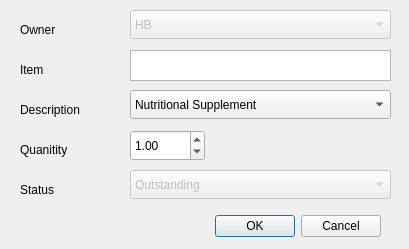
<?xml version="1.0" encoding="UTF-8"?>
<ui version="4.0">
 <class>edit_order_window</class>
 <widget class="QDialog" name="edit_order_window">
  <property name="geometry">
   <rect>
    <x>0</x>
    <y>0</y>
    <width>409</width>
    <height>249</height>
   </rect>
  </property>
  <property name="sizePolicy">
   <sizepolicy hsizetype="Fixed" vsizetype="Fixed">
    <horstretch>0</horstretch>
    <verstretch>0</verstretch>
   </sizepolicy>
  </property>
  <property name="minimumSize">
   <size>
    <width>409</width>
    <height>249</height>
   </size>
  </property>
  <property name="maximumSize">
   <size>
    <width>409</width>
    <height>249</height>
   </size>
  </property>
  <property name="windowTitle">
   <string>Order Tracker - Edit Order</string>
  </property>
  <widget class="QDialogButtonBox" name="buttonBox">
   <property name="geometry">
    <rect>
     <x>40</x>
     <y>210</y>
     <width>341</width>
     <height>32</height>
    </rect>
   </property>
   <property name="orientation">
    <enum>Qt::Horizontal</enum>
   </property>
   <property name="standardButtons">
    <set>QDialogButtonBox::Cancel|QDialogButtonBox::Ok</set>
   </property>
  </widget>
  <widget class="QLabel" name="label_7">
   <property name="geometry">
    <rect>
     <x>20</x>
     <y>180</y>
     <width>101</width>
     <height>20</height>
    </rect>
   </property>
   <property name="text">
    <string>Status</string>
   </property>
  </widget>
  <widget class="QLabel" name="label_6">
   <property name="geometry">
    <rect>
     <x>20</x>
     <y>140</y>
     <width>101</width>
     <height>20</height>
    </rect>
   </property>
   <property name="text">
    <string>Quanitity</string>
   </property>
  </widget>
  <widget class="QLabel" name="label_4">
   <property name="geometry">
    <rect>
     <x>20</x>
     <y>60</y>
     <width>101</width>
     <height>20</height>
    </rect>
   </property>
   <property name="text">
    <string>Item</string>
   </property>
  </widget>
  <widget class="QLabel" name="label_3">
   <property name="geometry">
    <rect>
     <x>20</x>
     <y>20</y>
     <width>101</width>
     <height>20</height>
    </rect>
   </property>
   <property name="text">
    <string>Owner</string>
   </property>
  </widget>
  <widget class="QLabel" name="label_5">
   <property name="geometry">
    <rect>
     <x>20</x>
     <y>100</y>
     <width>101</width>
     <height>20</height>
    </rect>
   </property>
   <property name="text">
    <string>Description</string>
   </property>
  </widget>
  <widget class="QTextEdit" name="item_edit">
   <property name="geometry">
    <rect>
     <x>130</x>
     <y>50</y>
     <width>261</width>
     <height>31</height>
    </rect>
   </property>
  </widget>
  <widget class="QDoubleSpinBox" name="quantity_spin_box">
   <property name="geometry">
    <rect>
     <x>130</x>
     <y>130</y>
     <width>75</width>
     <height>31</height>
    </rect>
   </property>
   <property name="minimum">
    <double>0.100000000000000</double>
   </property>
   <property name="maximum">
    <double>99999.000000000000000</double>
   </property>
   <property name="value">
    <double>1.000000000000000</double>
   </property>
  </widget>
  <widget class="QComboBox" name="owner_combo_box">
   <property name="enabled">
    <bool>false</bool>
   </property>
   <property name="geometry">
    <rect>
     <x>130</x>
     <y>10</y>
     <width>261</width>
     <height>29</height>
    </rect>
   </property>
   <item>
    <property name="text">
     <string>HB</string>
    </property>
   </item>
   <item>
    <property name="text">
     <string>GB</string>
    </property>
   </item>
   <item>
    <property name="text">
     <string>MB</string>
    </property>
   </item>
   <item>
    <property name="text">
     <string>AD</string>
    </property>
   </item>
   <item>
    <property name="text">
     <string>CE</string>
    </property>
   </item>
   <item>
    <property name="text">
     <string>AH</string>
    </property>
   </item>
   <item>
    <property name="text">
     <string>LH</string>
    </property>
   </item>
   <item>
    <property name="text">
     <string>NH</string>
    </property>
   </item>
   <item>
    <property name="text">
     <string>CL</string>
    </property>
   </item>
   <item>
    <property name="text">
     <string>DL</string>
    </property>
   </item>
   <item>
    <property name="text">
     <string>LL</string>
    </property>
   </item>
   <item>
    <property name="text">
     <string>CP</string>
    </property>
   </item>
   <item>
    <property name="text">
     <string>SP</string>
    </property>
   </item>
   <item>
    <property name="text">
     <string>PSS</string>
    </property>
   </item>
   <item>
    <property name="text">
     <string>All Residents</string>
    </property>
   </item>
   <item>
    <property name="text">
     <string>Other</string>
    </property>
   </item>
  </widget>
  <widget class="QComboBox" name="status_combo_box">
   <property name="enabled">
    <bool>false</bool>
   </property>
   <property name="geometry">
    <rect>
     <x>130</x>
     <y>170</y>
     <width>261</width>
     <height>29</height>
    </rect>
   </property>
   <item>
    <property name="text">
     <string>Outstanding</string>
    </property>
   </item>
   <item>
    <property name="text">
     <string>Complete</string>
    </property>
   </item>
  </widget>
  <widget class="QComboBox" name="description_combo_box">
   <property name="geometry">
    <rect>
     <x>130</x>
     <y>90</y>
     <width>261</width>
     <height>29</height>
    </rect>
   </property>
   <item>
    <property name="text">
     <string>Nutritional Supplement</string>
    </property>
   </item>
   <item>
    <property name="text">
     <string>Liquids (mls)</string>
    </property>
   </item>
   <item>
    <property name="text">
     <string>Dressings</string>
    </property>
   </item>
   <item>
    <property name="text">
     <string>Injections</string>
    </property>
   </item>
   <item>
    <property name="text">
     <string>Capsules</string>
    </property>
   </item>
   <item>
    <property name="text">
     <string>Nebules</string>
    </property>
   </item>
   <item>
    <property name="text">
     <string>Sachets</string>
    </property>
   </item>
   <item>
    <property name="text">
     <string>Creams</string>
    </property>
   </item>
   <item>
    <property name="text">
     <string>Caplets</string>
    </property>
   </item>
   <item>
    <property name="text">
     <string>Tablets</string>
    </property>
   </item>
   <item>
    <property name="text">
     <string>Feeds</string>
    </property>
   </item>
   <item>
    <property name="text">
     <string>Other</string>
    </property>
   </item>
  </widget>
 </widget>
 <tabstops>
  <tabstop>owner_combo_box</tabstop>
  <tabstop>item_edit</tabstop>
  <tabstop>description_combo_box</tabstop>
  <tabstop>quantity_spin_box</tabstop>
  <tabstop>status_combo_box</tabstop>
 </tabstops>
 <resources/>
 <connections>
  <connection>
   <sender>buttonBox</sender>
   <signal>accepted()</signal>
   <receiver>edit_order_window</receiver>
   <slot>accept()</slot>
   <hints>
    <hint type="sourcelabel">
     <x>248</x>
     <y>254</y>
    </hint>
    <hint type="destinationlabel">
     <x>157</x>
     <y>274</y>
    </hint>
   </hints>
  </connection>
  <connection>
   <sender>buttonBox</sender>
   <signal>rejected()</signal>
   <receiver>edit_order_window</receiver>
   <slot>reject()</slot>
   <hints>
    <hint type="sourcelabel">
     <x>316</x>
     <y>260</y>
    </hint>
    <hint type="destinationlabel">
     <x>286</x>
     <y>274</y>
    </hint>
   </hints>
  </connection>
 </connections>
</ui>
